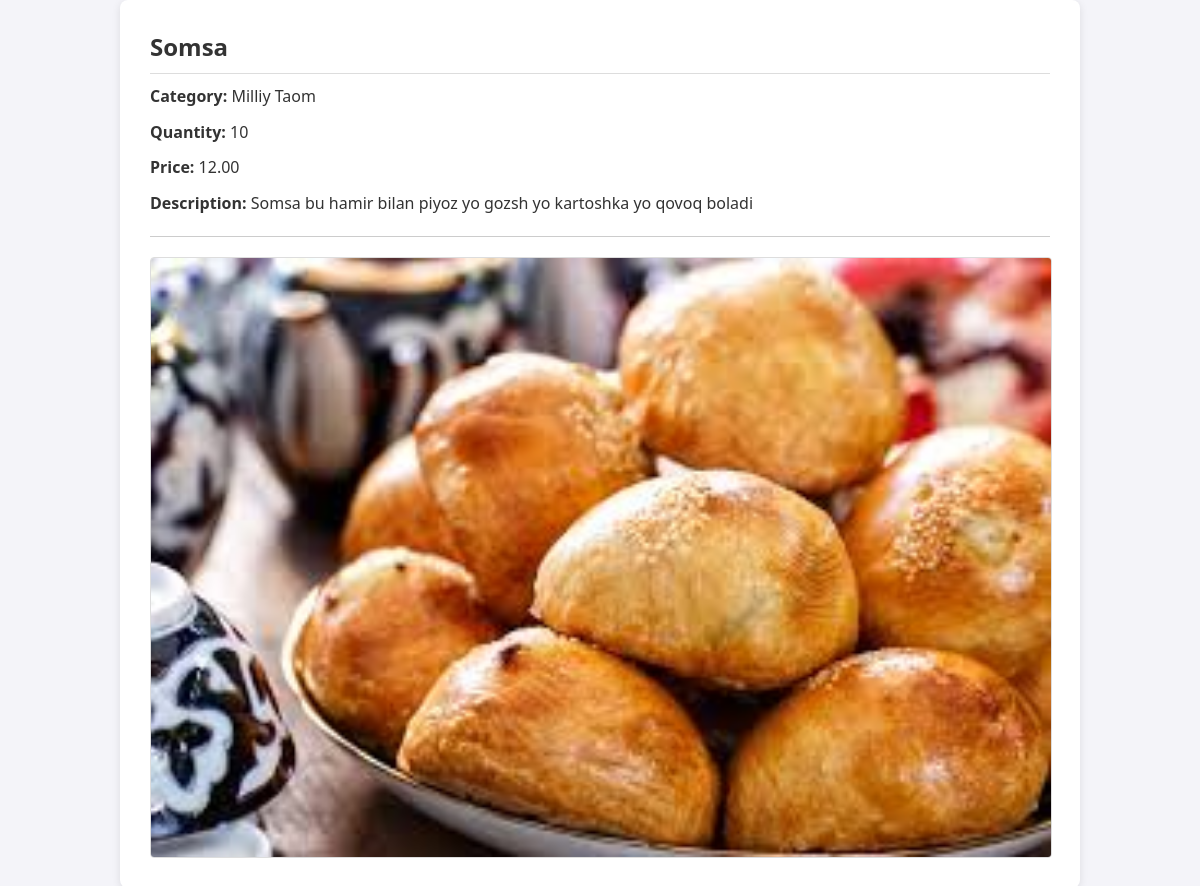
Page /back-office/product/detail/1/ on the committed database.
### Goods/models.py (models this page shows, shortened)
class Product(models.Model):
    name = models.CharField(max_length=255)
    quantity = models.PositiveIntegerField(default=1)
    price = models.DecimalField(max_digits=8, decimal_places=2)
    category = models.ForeignKey(Category, on_delete=models.CASCADE, related_name='products')
    description = models.TextField()
    def __str__(self):
        return self.name

class Category(models.Model):
    name = models.CharField(max_length=255)
    title = models.TextField()
    img = models.ImageField(upload_to='category_img')

class ProductImg(models.Model):
    product = models.ForeignKey(Product, on_delete=models.CASCADE, related_name='images')
    img = models.ImageField(upload_to='product-img')

### Goods/back-office/product/views.py (the view)
# urls.py: path('detail/<int:id>/', views.detailProduct, name='detailProduct'),
def detailProduct(request, id):
    queryset = models.Product.objects.get(id=id)
    print('queryset',queryset )
    print('id', id)
    querysetImg = models.ProductImg.objects.filter(product_id = id)
    context = {}
    context['queryset'] = queryset
    context['querysetImg'] = querysetImg
    context['images'] = models.ProductImg.objects.filter(product=queryset)
    return render(request, 'back-office/product/detail.html',context)

### templates/back-office/product/detail.html (shortened to what this page needs)
<!DOCTYPE html>
{% load static %}
<html lang="en">
<head>
    <link rel="stylesheet" href="{% static 'assets/css/product-detail.css' %}">
</head>
<body>
    <div class="container">
        <div class="details">
            <h2>{{ queryset.name }}</h2>
            <p><strong>Category:</strong> {{ queryset.category.name }}</p>
            <p><strong>Quantity:</strong> {{ queryset.quantity }}</p>
            <p><strong>Price:</strong> {{ queryset.price }}</p>
            <p><strong>Description:</strong> {{ queryset.description }}</p>
        </div>
        <hr>
        <div class="images">
            {% for image in querysetImg %}
            <img src="{{ image.img.url }}" alt="Product Image" width="200px">
            {% endfor %}
        </div>
    </div>
</body>
</html>

### static/assets/css/product-detail.css (style rules this page uses)
body { font-family: 'Segoe UI', Tahoma, Geneva, Verdana, sans-serif; margin: 0; padding: 0; background-color: #f4f4f9; color: #333; display: flex; justify-content: center; align-items: center; min-height: 100vh; }
h1, h2, h3, p { margin: 10px 0; }
hr { border: 0; height: 1px; background: #ccc; margin: 20px 0; }
.container { max-width: 900px; width: 100%; background-color: #fff; padding: 30px; border-radius: 8px; box-shadow: 0 2px 8px rgba(0, 0, 0, 0.1); }
.details { margin-bottom: 20px; }
.details h2 { margin: 0; padding-bottom: 10px; border-bottom: 1px solid #ddd; }
.details p { margin: 10px 0; line-height: 1.6; }
.images { display: grid; grid-template-columns: repeat(auto-fit, minmax(250px, 1fr)); gap: 15px; }
.images img { width: 100%; height: auto; border: 1px solid #ddd; border-radius: 4px; transition: transform 0.3s ease, box-shadow 0.3s ease; }

### rows in the picture
Product: name "Somsa", category.name "Milliy Taom", quantity "10", price "12.00", description "Somsa bu hamir bilan piyoz yo gozsh yo kartoshka yo qovoq boladi"
ProductImg: img (picture)
